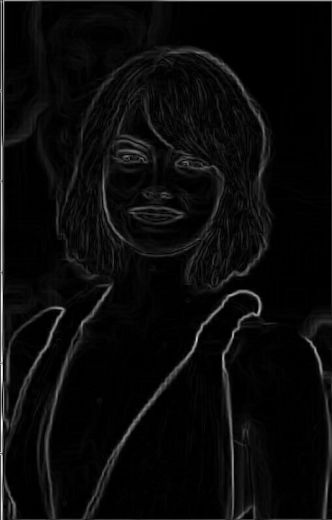

Generate this figure with Python:
import cv2
import numpy as np
import matplotlib.pyplot as plt

def convolve(image, kernel):
    height, width = image.shape
    k_size = len(kernel)
    pad = k_size // 2
    output = np.zeros((height - 2 * pad, width - 2 * pad))

    for i in range(pad, height - pad):
        for j in range(pad, width - pad):
            output[i - pad, j - pad] = np.sum(image[i - pad:i + pad + 1, j - pad:j + pad + 1] * kernel)

    return output

def prewitt_edge_detection(image):
    # Convert the image to grayscale
    gray_image = cv2.cvtColor(image, cv2.COLOR_BGR2GRAY)

    # Define Prewitt kernels
    prewitt_kernel_x = np.array([[-1, 0, 1],
                                 [-1, 0, 1],
                                 [-1, 0, 1]])

    prewitt_kernel_y = np.array([[-1, -1, -1],
                                 [0, 0, 0],
                                 [1, 1, 1]])

    # Apply convolution to compute gradients in the horizontal and vertical directions
    gradient_x = convolve(gray_image, prewitt_kernel_x)
    gradient_y = convolve(gray_image, prewitt_kernel_y)

    # Combine the gradients to find the magnitude
    edges = np.sqrt(gradient_x**2 + gradient_y**2)

    # Normalize the output to be in the range [0, 255]
    edges = ((edges - np.min(edges)) / (np.max(edges) - np.min(edges)) * 255).astype(np.uint8)

    return edges

# Read an image from file
image = cv2.imread('girlImage.png')

# Apply Prewitt edge detection
edges = prewitt_edge_detection(image)
cv2.imwrite('prewitt.png', edges)

# Display the original and the edges images
plt.subplot(121), plt.imshow(cv2.cvtColor(image, cv2.COLOR_BGR2RGB)), plt.title('Original Image')
plt.subplot(122), plt.imshow(edges, cmap='gray'), plt.title('Prewitt Edges')
plt.show()
